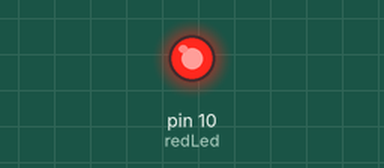
Recording of a sketch running on a simulated Arduino Uno, built with avr-gcc and run on an emulated ATmega328P. On the bench: output pins drawn as LEDs (lit = HIGH).

Above: at 0.05 s.
At 0.2 s:
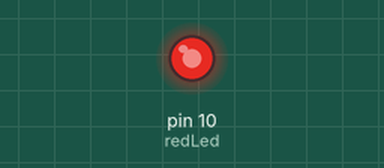
At 0.3 s:
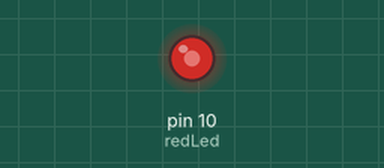
At 0.4 s:
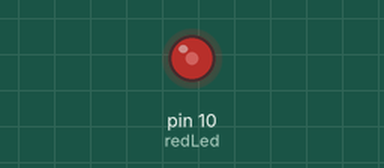
Timing chart, 0 to 3.0 s (numbered marks = the images above):
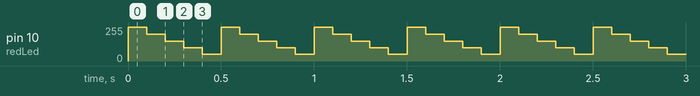

Measured:
- by itself, pin 10 (redLed): repeats every 0.50 s: 200/255 0.10 s, 150/255 0.10 s, 100/255 0.10 s, 50/255 0.10 s, 255/255 0.10 s

The sketch:

BareMinimumAnalogIsch.ino
```cpp
int redLed = 10;
int bright1 = 255;
int bright2 = 200;
int bright3 = 150;
int bright4 = 100;
int bright5 = 50;
int nBright = 0;
int tSek = 100;

void setup() {
  pinMode(redLed, OUTPUT);
}

void loop() {
  analogWrite(redLed, bright1);
  delay(tSek);
  analogWrite(redLed, bright2);
  delay(tSek);
  analogWrite(redLed, bright3);
  delay(tSek);
  analogWrite(redLed, bright4);
  delay(tSek);
  analogWrite(redLed, bright5);
  delay(tSek);
}
```
